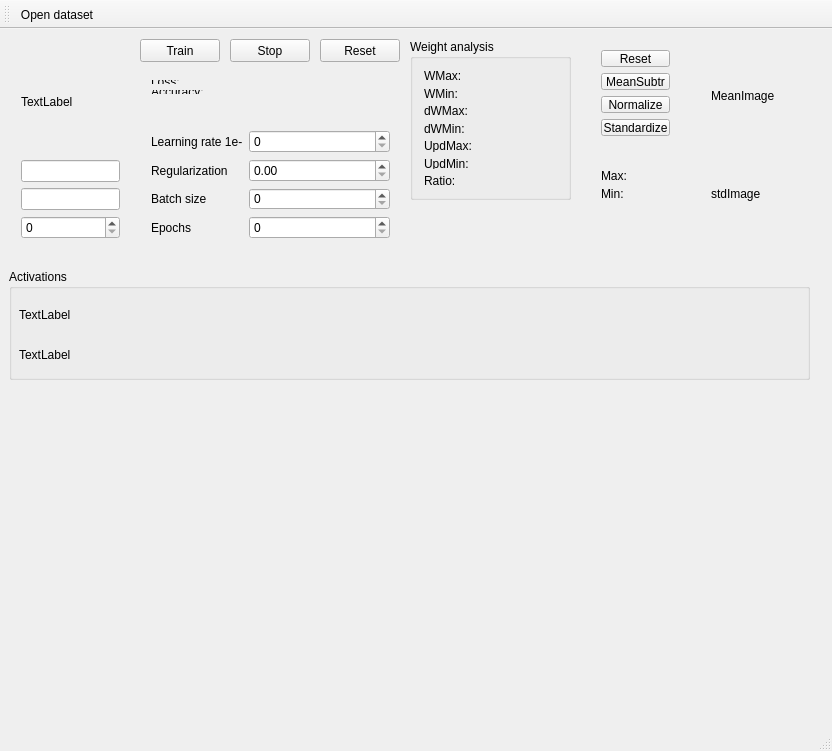
<?xml version="1.0" encoding="UTF-8"?>
<ui version="4.0">
 <class>SimpleNetUI</class>
 <widget class="QMainWindow" name="SimpleNetUI">
  <property name="geometry">
   <rect>
    <x>0</x>
    <y>0</y>
    <width>832</width>
    <height>751</height>
   </rect>
  </property>
  <property name="windowTitle">
   <string>SimpleNetUI</string>
  </property>
  <widget class="QWidget" name="centralWidget">
   <widget class="QPushButton" name="pushButton">
    <property name="geometry">
     <rect>
      <x>140</x>
      <y>10</y>
      <width>80</width>
      <height>23</height>
     </rect>
    </property>
    <property name="text">
     <string>Train</string>
    </property>
   </widget>
   <widget class="QWidget" name="layoutWidget">
    <property name="geometry">
     <rect>
      <x>10</x>
      <y>10</y>
      <width>121</width>
      <height>211</height>
     </rect>
    </property>
    <layout class="QVBoxLayout" name="verticalLayout">
     <item>
      <widget class="QLabel" name="piclabel">
       <property name="text">
        <string>TextLabel</string>
       </property>
      </widget>
     </item>
     <item>
      <widget class="QLineEdit" name="labelLineEdit"/>
     </item>
     <item>
      <widget class="QLineEdit" name="predictionLineEdit"/>
     </item>
     <item>
      <widget class="QSpinBox" name="labelSpinBox"/>
     </item>
    </layout>
   </widget>
   <widget class="QPushButton" name="stopButton">
    <property name="geometry">
     <rect>
      <x>230</x>
      <y>10</y>
      <width>80</width>
      <height>23</height>
     </rect>
    </property>
    <property name="text">
     <string>Stop</string>
    </property>
   </widget>
   <widget class="QPushButton" name="resetButton">
    <property name="geometry">
     <rect>
      <x>320</x>
      <y>10</y>
      <width>80</width>
      <height>23</height>
     </rect>
    </property>
    <property name="text">
     <string>Reset</string>
    </property>
   </widget>
   <widget class="QWidget" name="layoutWidget">
    <property name="geometry">
     <rect>
      <x>140</x>
      <y>90</y>
      <width>261</width>
      <height>131</height>
     </rect>
    </property>
    <layout class="QFormLayout" name="formLayout">
     <item row="0" column="0">
      <widget class="QLabel" name="label_11">
       <property name="text">
        <string>Learning rate 1e-</string>
       </property>
      </widget>
     </item>
     <item row="1" column="0">
      <widget class="QLabel" name="label_12">
       <property name="text">
        <string>Regularization</string>
       </property>
      </widget>
     </item>
     <item row="1" column="1">
      <widget class="QDoubleSpinBox" name="regBox"/>
     </item>
     <item row="2" column="0">
      <widget class="QLabel" name="label_13">
       <property name="text">
        <string>Batch size</string>
       </property>
      </widget>
     </item>
     <item row="2" column="1">
      <widget class="QSpinBox" name="bsBox"/>
     </item>
     <item row="3" column="0">
      <widget class="QLabel" name="label_14">
       <property name="text">
        <string>Epochs</string>
       </property>
      </widget>
     </item>
     <item row="3" column="1">
      <widget class="QSpinBox" name="iterBox"/>
     </item>
     <item row="0" column="1">
      <widget class="QSpinBox" name="learningRateBox"/>
     </item>
    </layout>
   </widget>
   <widget class="QGroupBox" name="groupBox">
    <property name="geometry">
     <rect>
      <x>410</x>
      <y>10</y>
      <width>161</width>
      <height>161</height>
     </rect>
    </property>
    <property name="title">
     <string>Weight analysis</string>
    </property>
    <layout class="QVBoxLayout" name="verticalLayout_15">
     <item>
      <layout class="QVBoxLayout" name="verticalLayout_14">
       <item>
        <widget class="QLabel" name="labelWMax">
         <property name="text">
          <string>WMax: </string>
         </property>
        </widget>
       </item>
       <item>
        <widget class="QLabel" name="labelWMin">
         <property name="text">
          <string>WMin: </string>
         </property>
        </widget>
       </item>
       <item>
        <widget class="QLabel" name="labeldWMax">
         <property name="text">
          <string>dWMax:</string>
         </property>
        </widget>
       </item>
       <item>
        <widget class="QLabel" name="labeldWMin">
         <property name="text">
          <string>dWMin:</string>
         </property>
        </widget>
       </item>
       <item>
        <widget class="QLabel" name="labelUpdMax">
         <property name="text">
          <string>UpdMax:</string>
         </property>
        </widget>
       </item>
       <item>
        <widget class="QLabel" name="labelUpdMin">
         <property name="text">
          <string>UpdMin:</string>
         </property>
        </widget>
       </item>
       <item>
        <widget class="QLabel" name="labelRatio">
         <property name="text">
          <string>Ratio:</string>
         </property>
        </widget>
       </item>
      </layout>
     </item>
    </layout>
   </widget>
   <widget class="QWidget" name="layoutWidget">
    <property name="geometry">
     <rect>
      <x>140</x>
      <y>40</y>
      <width>261</width>
      <height>36</height>
     </rect>
    </property>
    <layout class="QVBoxLayout" name="verticalLayout_13">
     <item>
      <widget class="QLabel" name="lossLabel">
       <property name="text">
        <string>Loss:</string>
       </property>
      </widget>
     </item>
     <item>
      <widget class="QLabel" name="accLabel">
       <property name="text">
        <string>Accuracy:</string>
       </property>
      </widget>
     </item>
    </layout>
   </widget>
   <widget class="QWidget" name="layoutWidget">
    <property name="geometry">
     <rect>
      <x>590</x>
      <y>10</y>
      <width>91</width>
      <height>108</height>
     </rect>
    </property>
    <layout class="QVBoxLayout" name="verticalLayout_16">
     <item>
      <widget class="QPushButton" name="buttonNormalizationReset">
       <property name="text">
        <string>Reset</string>
       </property>
      </widget>
     </item>
     <item>
      <widget class="QPushButton" name="buttonMeanImage">
       <property name="text">
        <string>MeanSubtr</string>
       </property>
      </widget>
     </item>
     <item>
      <widget class="QPushButton" name="buttonNormalize">
       <property name="text">
        <string>Normalize</string>
       </property>
      </widget>
     </item>
     <item>
      <widget class="QPushButton" name="buttonStandardize">
       <property name="text">
        <string>Standardize</string>
       </property>
      </widget>
     </item>
    </layout>
   </widget>
   <widget class="QWidget" name="layoutWidget">
    <property name="geometry">
     <rect>
      <x>590</x>
      <y>130</y>
      <width>91</width>
      <height>51</height>
     </rect>
    </property>
    <layout class="QVBoxLayout" name="verticalLayout_17">
     <item>
      <widget class="QLabel" name="dataMax">
       <property name="text">
        <string>Max:</string>
       </property>
      </widget>
     </item>
     <item>
      <widget class="QLabel" name="dataMin">
       <property name="text">
        <string>Min:</string>
       </property>
      </widget>
     </item>
    </layout>
   </widget>
   <widget class="QWidget" name="layoutWidget">
    <property name="geometry">
     <rect>
      <x>700</x>
      <y>10</y>
      <width>101</width>
      <height>211</height>
     </rect>
    </property>
    <layout class="QVBoxLayout" name="verticalLayout_18">
     <item>
      <widget class="QLabel" name="labelMeanImage">
       <property name="text">
        <string>MeanImage</string>
       </property>
      </widget>
     </item>
     <item>
      <widget class="QLabel" name="stdImage">
       <property name="text">
        <string>stdImage</string>
       </property>
      </widget>
     </item>
    </layout>
   </widget>
   <widget class="QGroupBox" name="groupBox_2">
    <property name="geometry">
     <rect>
      <x>9</x>
      <y>240</y>
      <width>801</width>
      <height>111</height>
     </rect>
    </property>
    <property name="autoFillBackground">
     <bool>true</bool>
    </property>
    <property name="title">
     <string>Activations</string>
    </property>
    <property name="flat">
     <bool>false</bool>
    </property>
    <widget class="QLabel" name="pic_hidden">
     <property name="geometry">
      <rect>
       <x>10</x>
       <y>30</y>
       <width>781</width>
       <height>31</height>
      </rect>
     </property>
     <property name="text">
      <string>TextLabel</string>
     </property>
    </widget>
    <widget class="QLabel" name="pic_softmax">
     <property name="geometry">
      <rect>
       <x>10</x>
       <y>70</y>
       <width>181</width>
       <height>31</height>
      </rect>
     </property>
     <property name="text">
      <string>TextLabel</string>
     </property>
    </widget>
   </widget>
   <zorder>layoutWidget</zorder>
   <zorder>layoutWidget</zorder>
   <zorder>layoutWidget</zorder>
   <zorder>layoutWidget</zorder>
   <zorder>layoutWidget</zorder>
   <zorder>layoutWidget</zorder>
   <zorder>pushButton</zorder>
   <zorder>stopButton</zorder>
   <zorder>resetButton</zorder>
   <zorder>groupBox</zorder>
   <zorder>groupBox_2</zorder>
  </widget>
  <widget class="QMenuBar" name="menuBar">
   <property name="geometry">
    <rect>
     <x>0</x>
     <y>0</y>
     <width>832</width>
     <height>19</height>
    </rect>
   </property>
  </widget>
  <widget class="QToolBar" name="mainToolBar">
   <attribute name="toolBarArea">
    <enum>TopToolBarArea</enum>
   </attribute>
   <attribute name="toolBarBreak">
    <bool>false</bool>
   </attribute>
   <addaction name="actionOpen_dataset"/>
  </widget>
  <widget class="QStatusBar" name="statusBar"/>
  <action name="actionOpen_dataset">
   <property name="text">
    <string>Open dataset</string>
   </property>
  </action>
 </widget>
 <layoutdefault spacing="6" margin="11"/>
 <resources/>
 <connections/>
</ui>
